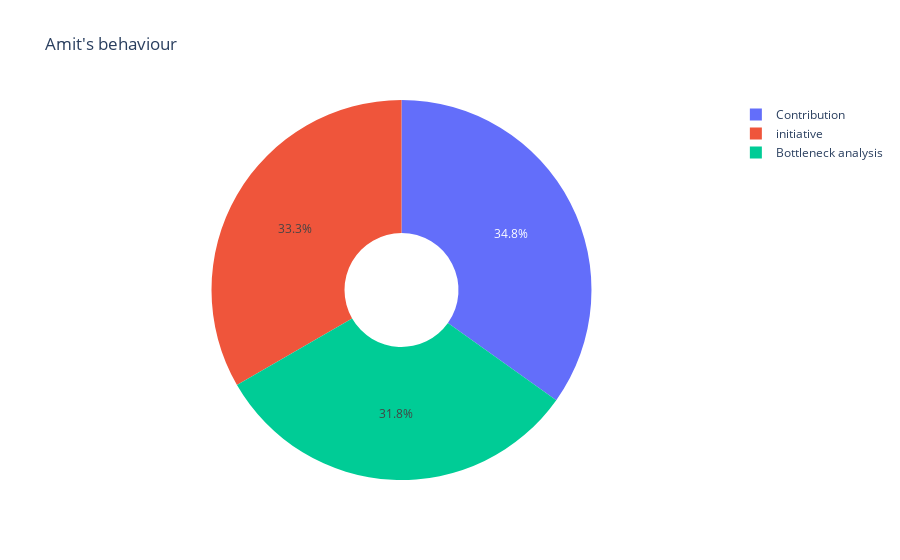

The code cell stored with this chart in its notebook:
### Code cell
stage = df["Amit_avg"].value_counts()
transactions = stage.index
quantity = stage.values

figure = px.pie(df, 
             values=transactions, 
             names=parameters, hole = 0.3,
             title="Amit's behaviour")
figure.show()

### Figure 1 — Plotly figure (JSON) as saved in the notebook; plotly's stock layout.template omitted (floating-point values rounded to 4 significant figures)
{"data": [{"domain": {"x": [0, 1], "y": [0, 1]}, "hole": 0.3, "hovertemplate": "label=%{label}<br>value=%{value}<extra></extra>", "labels": ["Contribution", "initiative", "Bottleneck analysis"], "legendgroup": "", "name": "", "showlegend": true, "type": "pie", "values": [7.667, 7.333, 7]}], "layout": {"legend": {"tracegroupgap": 0}, "title": {"text": "Amit's behaviour"}}}
